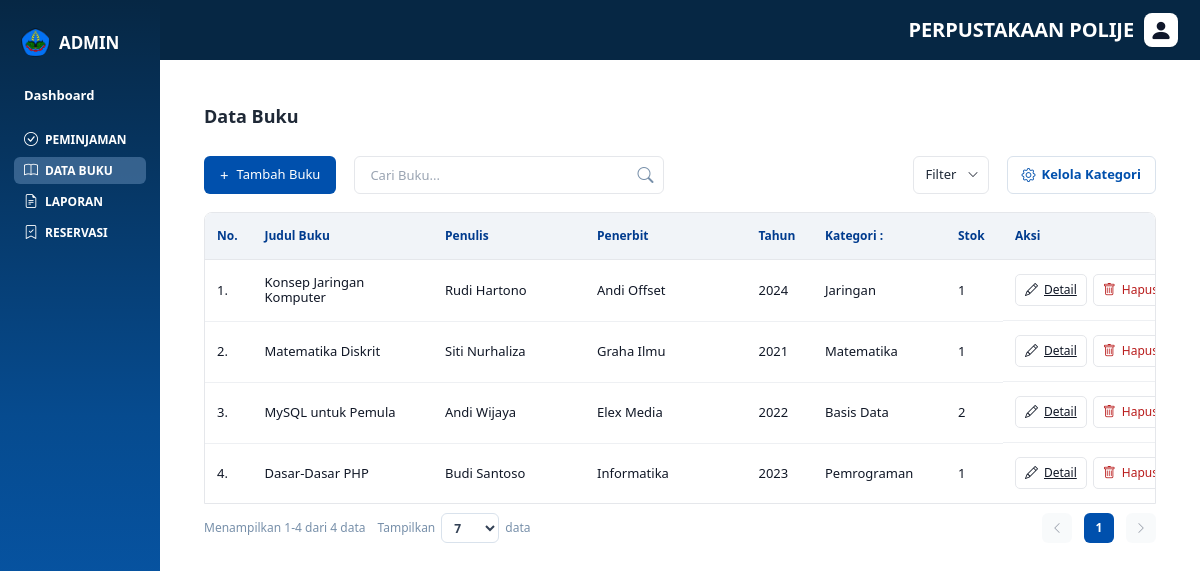
Screenshot of /admin/index.php?menu=databuku with the database file from the repository.
### tables this page shows
CREATE TABLE buku (
    id_buku INT AUTO_INCREMENT PRIMARY KEY,
    isbn VARCHAR(20) DEFAULT NULL UNIQUE,
    judul VARCHAR(255) NOT NULL,
    penulis VARCHAR(255) NOT NULL,
    penerbit VARCHAR(255) NOT NULL,
    tahun_terbit YEAR NOT NULL,
    copy INT NOT NULL DEFAULT 0,
    id_kategori INT NOT NULL,
    cover VARCHAR(255) DEFAULT NULL,
    stok_tersedia INT NOT NULL DEFAULT 0,
    status ENUM('aktif', 'nonaktif') NOT NULL DEFAULT 'aktif',
    created_at TIMESTAMP NULL DEFAULT CURRENT_TIMESTAMP,
    updated_at TIMESTAMP NULL DEFAULT CURRENT_TIMESTAMP ON UPDATE CURRENT_TIMESTAMP,
    FOREIGN KEY (id_kategori) REFERENCES kategori(id_kategori)
        ON UPDATE CASCADE
        ON DELETE RESTRICT
);

CREATE TABLE kategori (
    id_kategori INT AUTO_INCREMENT PRIMARY KEY,
    nama_kategori VARCHAR(100) NOT NULL UNIQUE,
    created_at TIMESTAMP NULL DEFAULT CURRENT_TIMESTAMP,
    updated_at TIMESTAMP NULL DEFAULT CURRENT_TIMESTAMP ON UPDATE CURRENT_TIMESTAMP
);

### models/Buku.php (called while the page is built, shortened)
<?php
require_once __DIR__ . '/../config/database.php';
class Buku
{
    private $conn;
    public function __construct()
    {
        $this->conn = (new Database())->getConnection();
    }
    public function all()
    {
        $sql = "SELECT buku.*, kategori.nama_kategori,
                       (SELECT COUNT(*) FROM eksemplar WHERE id_buku = buku.id_buku AND status != 'nonaktif') as total_eksemplar,
                       (SELECT COUNT(*) FROM eksemplar WHERE id_buku = buku.id_buku AND status = 'tersedia') as stok_tersedia,
                       (SELECT COUNT(*) FROM eksemplar WHERE id_buku = buku.id_buku AND status = 'dipinjam') as dipinjam,
                       (SELECT COUNT(*) FROM eksemplar WHERE id_buku = buku.id_buku AND status = 'direservasi') as direservasi
                FROM buku
                LEFT JOIN kategori ON buku.id_kategori = kategori.id_kategori
                WHERE buku.status = 'aktif'
                ORDER BY buku.id_buku DESC";
        $result = $this->conn->query($sql);
        $data = [];
        while ($row = $result->fetch_assoc()) {
            $row['id'] = $row['id_buku'];
            $row['penulis'] = $row['penulis'];
            $row['tahun'] = $row['tahun_terbit'];
            $row['kategori'] = $row['nama_kategori'];
            $row['stok'] = $row['total_eksemplar'];
            $data[] = $row;
        }
        return $data;
    }
}

### config/database.php (called while the page is built, shortened)
<?php
class Database {
    private $host = 'localhost';
    private $user = 'root';
    private $password = '';
    private $db = 'db_perpustakaan';
    public $conn;
    public function __construct() {
        $hostingConfig = __DIR__ . '/hosting.php';
        $this->conn = null;
        try {
            $this->conn = new mysqli(
                $this->host,
                $this->user,
                $this->password,
                $this->db
            );
            $this->conn->set_charset('utf8mb4');
        } catch (Exception $e) {
            die($e->getMessage());
        }
    }
    public function getConnection() {
        return $this->conn;
    }
}
?>

### controllers/BukuController.php (called while the page is built, shortened)
<?php
require_once __DIR__ . '/../models/Buku.php';
class BukuController
{
    private $model;
    public function __construct()
    {
        $this->model = new Buku();
    }
    public function index()
    {
        $dataBuku = $this->model->all();
        $search = isset($_GET['q']) ? trim($_GET['q']) : '';
        $kategoriFilter = isset($_GET['kategori']) ? $_GET['kategori'] : 'Semua';
        $perPage = isset($_GET['per_page']) ? (int)$_GET['per_page'] : 7;
        $currentPage = isset($_GET['page']) ? (int)$_GET['page'] : 1;
        $filteredData = [];
        foreach ($dataBuku as $item) {
            $matchKategori = ($kategoriFilter == 'Semua' || $item['kategori'] == $kategoriFilter);
            $matchSearch = ($search == '' ||
                stripos($item['judul'], $search) !== false ||
                stripos($item['penulis'], $search) !== false
            );
            if ($matchKategori && $matchSearch) {
                $filteredData[] = $item;
            }
        }
        $totalData = count($filteredData);
        $totalPages = ceil($totalData / $perPage);
        $offset = ($currentPage - 1) * $perPage;
        $pageData = array_slice($filteredData, $offset, $perPage);
        return [
            'dataBuku' => $dataBuku,
            'search' => $search,
            'kategoriFilter' => $kategoriFilter,
            'perPage' => $perPage,
            'kategoriOptions' => $this->model->kategoriOptions(),
            'filteredData' => $filteredData,
            'totalData' => $totalData,
            'totalPages' => $totalPages,
            'currentPage' => $currentPage,
            'offset' => $offset,
            'pageData' => $pageData,
            'startDisplay' => ($totalData > 0) ? $offset + 1 : 0,
            'endDisplay' => min($offset + $perPage, $totalData)
        ];
    }
    public function perPageOptions()
    {
        return [5, 7, 10, 15, 20];
    }
}
if (!function_exists('eBuku')) {
    function eBuku($value) {
        return htmlspecialchars((string)$value, ENT_QUOTES, 'UTF-8');
    }
}
if (!function_exists('getBukuPerPageOptions')) {
    function getBukuPerPageOptions() {
        return (new BukuController())->perPageOptions();
    }
}
if (!function_exists('buildBukuUrl')) {
    function buildBukuUrl($page, $search, $kategori, $perPage) {
        return "?menu=databuku&page=$page&q=$search&kategori=$kategori&per_page=$perPage";
    }
}

### admin/pages/databuku.php (the view, shortened to what this page needs)
<?php
require_once __DIR__ . '/../../controllers/BukuController.php';
$bukuController = new BukuController();
extract($bukuController->index(), EXTR_SKIP);
?>
<section class="databuku-page">
    <div class="databuku-header">
        <h1>Data Buku</h1>
    </div>
    <div class="databuku-toolbar">
        <a href="?menu=tambahbuku" class="btn-add-book">
            <span class="plus-icon">+</span>
            Tambah Buku
        </a>
        <form method="get" class="databuku-search">
            <input type="text" name="q" placeholder="Cari Buku..." value="<?= eBuku($search); ?>">
            <button type="submit" aria-label="Cari buku">
                <i class="bi bi-search"></i>
            </button>
        </form>
        <form method="get" class="databuku-filter" id="filterBukuForm">
            <select name="kategori" aria-label="Filter kategori buku">
                <option value="Semua" <?= $kategoriFilter === 'Semua' ? 'selected' : ''; ?>>Filter</option>
            </select>
        </form>
        <a href="?menu=kategori" class="btn-kelola-kategori">
            <i class="bi bi-gear"></i>
            Kelola Kategori
        </a>
    </div>
    <div class="databuku-table-wrap">
        <table class="databuku-table">
            <colgroup>
                <col class="col-no">
                <col class="col-judul">
                <col class="col-penulis">
                <col class="col-penerbit">
                <col class="col-tahun">
                <col class="col-kategori">
                <col class="col-stok">
                <col class="col-aksi">
            </colgroup>
            <thead>
                <tr>
                    <th>No.</th>
                    <th>Judul Buku</th>
                    <th>Penulis</th>
                    <th>Penerbit</th>
                    <th>Tahun</th>
                    <th>Kategori :</th>
                    <th>Stok</th>
                    <th>Aksi</th>
                </tr>
            </thead>
            <tbody>
                <?php if (empty($pageData)): ?>
                    <tr>
                        <td colspan="8" class="databuku-empty">Data buku tidak ditemukan.</td>
                    </tr>
                <?php else: ?>
                    <?php foreach ($pageData as $index => $book): ?>
                        <tr>
                            <td><?= (int) ($offset + $index + 1); ?>.</td>
                            <td><?= eBuku($book['judul']); ?></td>
                            <td><?= eBuku($book['penulis']); ?></td>
                            <td><?= eBuku($book['penerbit']); ?></td>
                            <td><?= eBuku($book['tahun']); ?></td>
                            <td><?= eBuku($book['kategori']); ?></td>
                            <?php
                            $stokTersedia = (int) ($book['stok_tersedia'] ?? 0);
                            ?>
                            <td><?= eBuku($stokTersedia); ?></td>
                            <td class="databuku-actions">
                                <a
                                    href="?menu=editbuku&id=<?= (int) $book['id']; ?>&page=<?= (int) $currentPage; ?>&q=<?= eBuku($search); ?>&kategori_filter=<?= eBuku($kategoriFilter); ?>&per_page=<?= (int) $perPage; ?>"
                                    class="btn-table-action"
                                >
                                    <i class="bi bi-pencil"></i>
                                    <span>Detail</span>
                                </a>
                                <button
                                    type="button"
                                    class="btn-table-action btn-delete-book js-hapus-buku"
                                    data-id="<?= (int) $book['id']; ?>"
                                    data-judul="<?= eBuku($book['judul']); ?>"
                                    data-dipinjam="<?= (int) ($book['dipinjam'] ?? 0); ?>"
                                    data-direservasi="<?= (int) ($book['direservasi'] ?? 0); ?>"
                                    data-page="<?= (int) $currentPage; ?>"
                                    data-q="<?= eBuku($search); ?>"
                                    data-kategori-filter="<?= eBuku($kategoriFilter); ?>"
                                    data-per-page="<?= (int) $perPage; ?>"
                                >
                                    <i class="bi bi-trash"></i>
                                    <span>Hapus</span>
                                </button>
                            </td>
                        </tr>
                    <?php endforeach; ?>
                <?php endif; ?>
            </tbody>
        </table>
    </div>
    <div class="databuku-footer">
        <div class="table-footer-info">
            <span>Menampilkan <?= (int) $startDisplay; ?>-<?= (int) $endDisplay; ?> dari <?= (int) $totalData; ?> data</span>
            <form method="get" class="per-page-form">
                <label>
                    <span>Tampilkan</span>
                    <select name="per_page" onchange="this.form.submit()">
                        <?php foreach (getBukuPerPageOptions() as $option): ?>
                            <option value="<?= (int) $option; ?>" <?= $perPage === $option ? 'selected' : ''; ?>><?= (int) $option; ?></option>
                        <?php endforeach; ?>
                    </select>
                    <span>data</span>
                </label>
            </form>
        </div>
        <div class="databuku-pagination">
            <a class="page-arrow <?= $currentPage <= 1 ? 'disabled' : ''; ?>" href="<?= $currentPage <= 1 ? '#' : eBuku(buildBukuUrl($currentPage - 1, $search, $kategoriFilter, $perPage)); ?>">
                <i class="bi bi-chevron-left"></i>
            </a>
            <?php for ($i = 1; $i <= $totalPages; $i++): ?>
                <?php if ($i <= 2 || $i === $totalPages || abs($i - $currentPage) <= 1): ?>
                    <a class="page-number <?= $i === $currentPage ? 'active' : ''; ?>" href="<?= eBuku(buildBukuUrl($i, $search, $kategoriFilter, $perPage)); ?>"><?= (int) $i; ?></a>
                <?php elseif ($i === 3): ?>
                    <span class="page-dots">...</span>
                <?php endif; ?>
            <?php endfor; ?>
            <a class="page-arrow <?= $currentPage >= $totalPages ? 'disabled' : ''; ?>" href="<?= $currentPage >= $totalPages ? '#' : eBuku(buildBukuUrl($currentPage + 1, $search, $kategoriFilter, $perPage)); ?>">
                <i class="bi bi-chevron-right"></i>
            </a>
        </div>
    </div>
</section>

### public/css/kategori.css (style rules this page uses)
.btn-kelola-kategori { height: 38px; padding: 0 14px; border: 1px solid #d9e2ec; border-radius: 6px; display: inline-flex; align-items: center; gap: 6px; background: #ffffff; color: #0050ad; font-size: 13px; font-weight: 700; text-decoration: none; white-space: nowrap; }
.databuku-toolbar .btn-kelola-kategori { flex: 0 0 auto; }
.databuku-toolbar .btn-kelola-kategori i { font-size: 14px; }

### rows the page displays
buku: index "1", judul "Konsep Jaringan Komputer", penulis "Rudi Hartono", penerbit "Andi Offset", tahun_terbit "2024", id_kategori.nama_kategori "Jaringan", stokTersedia "1"
buku: index "2", judul "Matematika Diskrit", penulis "Siti Nurhaliza", penerbit "Graha Ilmu", tahun_terbit "2021", id_kategori.nama_kategori "Matematika", stokTersedia "1"
buku: index "3", judul "MySQL untuk Pemula", penulis "Andi Wijaya", penerbit "Elex Media", tahun_terbit "2022", id_kategori.nama_kategori "Basis Data", stokTersedia "2"
buku: index "4", judul "Dasar-Dasar PHP", penulis "Budi Santoso", penerbit "Informatika", tahun_terbit "2023", id_kategori.nama_kategori "Pemrograman", stokTersedia "1"

### other values shown
$startDisplay "1"
$endDisplay "4"
$totalData "4"
form field per_page "7"
